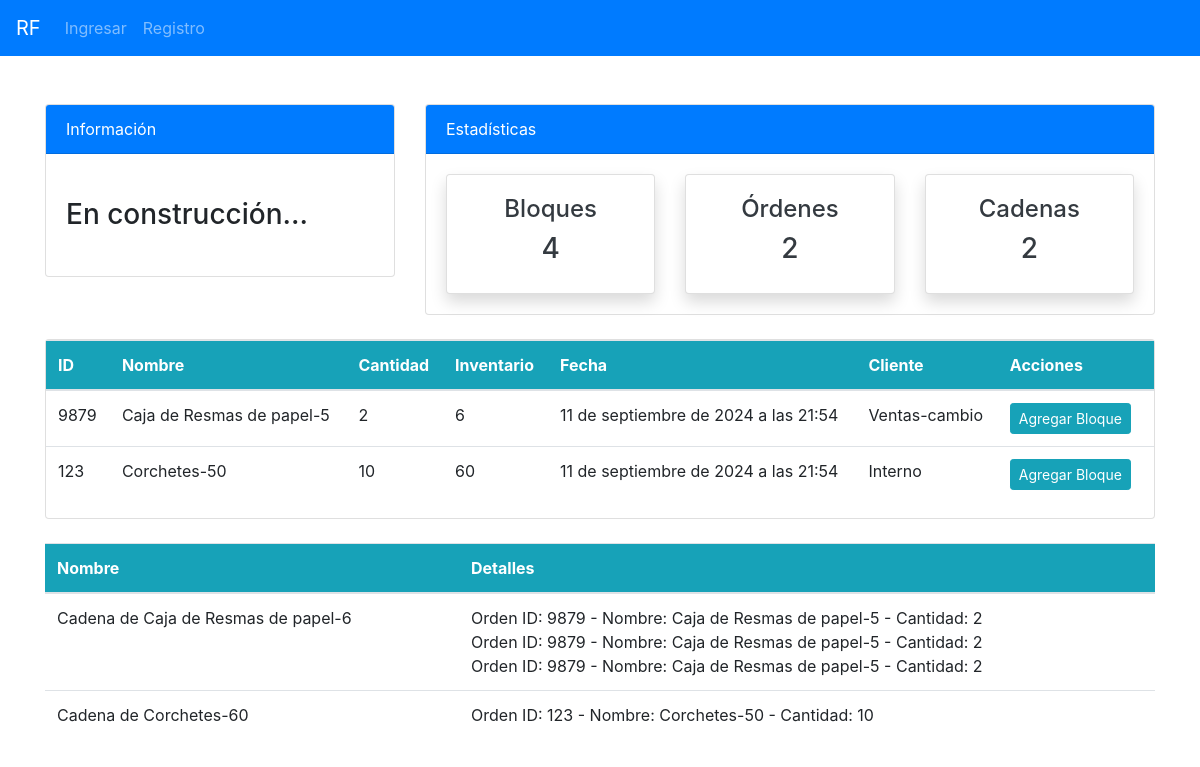
/blockchain/bloques/, run on the app's committed database.
### blockchain/models.py (models this page shows, shortened)
class Block(models.Model):
    cadena = models.ForeignKey(Cadena, on_delete=models.CASCADE, related_name='bloques', null=True, blank=True)
    orden_id  = models.CharField(max_length=100)
    nombre = models.ForeignKey(Product, on_delete=models.CASCADE)
    cantidad = models.IntegerField()
    stock = models.IntegerField()
    fecha = models.DateTimeField(default=timezone.now)  # Se añade automáticamente la fecha y hora actuales
    cliente = models.CharField(max_length=255) #se añade cliente que pide orden
    hash = models.CharField(max_length=64)
    prev_hash = models.CharField(max_length=64)
    timestamp = models.DateTimeField(auto_now_add=True)
    completado = models.BooleanField(default=False)

class Cadena(models.Model):
    nombre = models.CharField(max_length=255)
    descripcion = models.TextField(blank=True, null=True)

### api/models.py (models this page shows, shortened)
class Product(models.Model):
    CATEGORY = (
    ('Stationary', 'Papelería'),
    ('Electronics', 'Electrónica'),
    ('Food', 'Alimentos'),
)
    name = models.CharField(max_length=100, null=True)
    quantity = models.PositiveIntegerField(null=True)
    category = models.CharField(max_length=50, choices=CATEGORY, null=True)
    def __str__(self):
        return f'{self.name}-{self.quantity}'

### blockchain/views.py (the view, shortened to what this page needs)
# urls.py: path('bloques/', views.lista_bloques, name='blockchain-bloques'),
def lista_bloques(request):
    block_count = Block.objects.all().count()
    cadena_count = Cadena.objects.all().count()
    blocks = Block.objects.filter(completado=False) #muestra bloques que no están completados
    cadenas = Cadena.objects.all()  # Obtén todas las cadenas
    context = {
        'blocks': blocks,
        'cadenas': cadenas,
        'block_count':block_count,
        'cadena_count':cadena_count,
    }
    return render(request, 'blockchain/bloques.html', context)

### templates/blockchain/bloques.html (shortened to what this page needs)
{% extends 'partials/base.html' %}
{% block content %}
{% include 'blockchain/top_nav_block.html' %}
<div class="container mt-4">
    <div class="card">
<div class="block-container">
    {% if blocks %}
    <table class="table bg-white">
        <thead class="bg-info text-white">
            <tr>
                <th>ID</th>
                <th>Nombre</th>
                <th>Cantidad</th>
                <th>Inventario</th>
                <th>Fecha</th>
                <th>Cliente</th>
                <th>Acciones</th>
            </tr>
        </thead>
        <tbody>
            {% for block in blocks %}
                <tr>
                    <td>{{ block.orden_id }}</td>
                    <td>{{ block.nombre }}</td>
                    <td>{{ block.cantidad }}</td>
                    <td>{{ block.stock }}</td>
                    <td>{{ block.fecha }}</td>
                    <td>{{ block.cliente }}</td>
                    <td>
                        <a class="btn btn-info btn-sm mr-2"
                            href="{% url 'blockchain-cadena' block.orden_id %}">Agregar Bloque</a>
                    </td>
                </tr>
            {% endfor %}
        </tbody>
    </table>
{% else %}
    <p>No se encontraron bloques.</p>
{% endif %}
</div>
</div>
<br>
<div class="block-container">
    <table class="table bg-white">
        <thead class="bg-info text-white">
            <tr>
                <th>Nombre</th>
                <th>Detalles</th>
            </tr>
        </thead>
        <tbody>
            {% for cadena in cadenas %}
            <tr>
                <td>{{ cadena.nombre }}</td>
                <td>
                    {% for block in cadena.bloques.all %}
                        <div>Orden ID: {{ block.orden_id }} - Nombre: {{ block.nombre }} - Cantidad: {{ block.cantidad }}</div>
                    {% endfor %}
                </td>
            </tr>
            {% endfor %}
        </tbody>
    </table>
</div>
{% endblock %}

### static/style.css (style rules this page uses)
body { background: rgb(255,255,255); }

### data on the page
Block: orden_id "9879", nombre "Caja de Resmas de papel-5", cantidad "2", stock "6", fecha "11 de septiembre de 2024 a las 21:54", cliente "Ventas-cambio"
Block: orden_id "123", nombre "Corchetes-50", cantidad "10", stock "60", fecha "11 de septiembre de 2024 a las 21:54", cliente "Interno"
Cadena: nombre "Cadena de Caja de Resmas de papel-6"
Block: orden_id "9879", nombre "Caja de Resmas de papel-5", cantidad "2"
Block: orden_id "9879", nombre "Caja de Resmas de papel-5", cantidad "2"
Cadena: nombre "Cadena de Corchetes-60"

### other printed values
{{ block_count }} "4"
{{ cadena_count }} "2"
